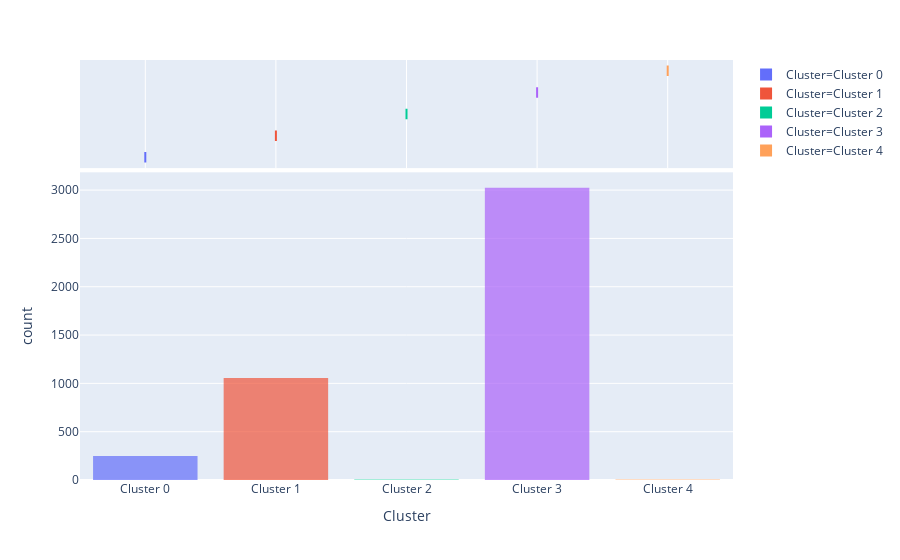

The cell this chart's notebook holds for it:
### Code cell
plot_model(kmeans, plot = 'distribution') #to see size of clusters

### Figure 1 — Plotly figure (JSON) as saved in the notebook; plotly's stock layout.template omitted (floating-point values rounded to 4 significant figures; data arrays with more than 128 entries replaced by an {"elided": "..."} marker saying what was removed)
{"data": [{"alignmentgroup": "True", "bingroup": "x", "hoverlabel": {"namelength": 0}, "hovertemplate": "Cluster=%{x}<br>count=%{y}", "legendgroup": "Cluster=Cluster 0", "marker": {"color": "#636efa", "opacity": 0.7}, "name": "Cluster=Cluster 0", "offsetgroup": "Cluster=Cluster 0", "orientation": "v", "showlegend": true, "type": "histogram", "x": {"elided": "249 str values"}, "xaxis": "x", "yaxis": "y"}, {"alignmentgroup": "True", "customdata": {"elided": "249x5 mixed values"}, "hoverlabel": {"namelength": 0}, "hovertemplate": "Cluster=%{customdata[4]}<br>CustomerID=%{customdata[0]}<br>recency=%{customdata[1]}<br>frequency=%{customdata[2]}<br>monetary_value=%{customdata[3]}", "legendgroup": "Cluster=Cluster 0", "marker": {"color": "#636efa"}, "name": "Cluster=Cluster 0", "notched": true, "offsetgroup": "Cluster=Cluster 0", "showlegend": false, "type": "box", "x": {"elided": "249 str values"}, "xaxis": "x2", "yaxis": "y2"}, {"alignmentgroup": "True", "bingroup": "x", "hoverlabel": {"namelength": 0}, "hovertemplate": "Cluster=%{x}<br>count=%{y}", "legendgroup": "Cluster=Cluster 1", "marker": {"color": "#EF553B", "opacity": 0.7}, "name": "Cluster=Cluster 1", "offsetgroup": "Cluster=Cluster 1", "orientation": "v", "showlegend": true, "type": "histogram", "x": {"elided": "1055 str values"}, "xaxis": "x", "yaxis": "y"}, {"alignmentgroup": "True", "customdata": {"elided": "1055x5 mixed values"}, "hoverlabel": {"namelength": 0}, "hovertemplate": "Cluster=%{customdata[4]}<br>CustomerID=%{customdata[0]}<br>recency=%{customdata[1]}<br>frequency=%{customdata[2]}<br>monetary_value=%{customdata[3]}", "legendgroup": "Cluster=Cluster 1", "marker": {"color": "#EF553B"}, "name": "Cluster=Cluster 1", "notched": true, "offsetgroup": "Cluster=Cluster 1", "showlegend": false, "type": "box", "x": {"elided": "1055 str values"}, "xaxis": "x2", "yaxis": "y2"}, {"alignmentgroup": "True", "bingroup": "x", "hoverlabel": {"namelength": 0}, "hovertemplate": "Cluster=%{x}<br>count=%{y}", "legendgroup": "Cluster=Cluster 2", "marker": {"color": "#00cc96", "opacity": 0.7}, "name": "Cluster=Cluster 2", "offsetgroup": "Cluster=Cluster 2", "orientation": "v", "showlegend": true, "type": "histogram", "x": ["Cluster 2", "Cluster 2", "Cluster 2", "Cluster 2"], "xaxis": "x", "yaxis": "y"}, {"alignmentgroup": "True", "customdata": [[12748, 0, 4413, 33050.0, "Cluster 2"], [14096, 4, 5111, 65160.0, "Cluster 2"], [14911, 1, 5672, 143700.0, "Cluster 2"], [17841, 1, 7676, 40520.0, "Cluster 2"]], "hoverlabel": {"namelength": 0}, "hovertemplate": "Cluster=%{customdata[4]}<br>CustomerID=%{customdata[0]}<br>recency=%{customdata[1]}<br>frequency=%{customdata[2]}<br>monetary_value=%{customdata[3]}", "legendgroup": "Cluster=Cluster 2", "marker": {"color": "#00cc96"}, "name": "Cluster=Cluster 2", "notched": true, "offsetgroup": "Cluster=Cluster 2", "showlegend": false, "type": "box", "x": ["Cluster 2", "Cluster 2", "Cluster 2", "Cluster 2"], "xaxis": "x2", "yaxis": "y2"}, {"alignmentgroup": "True", "bingroup": "x", "hoverlabel": {"namelength": 0}, "hovertemplate": "Cluster=%{x}<br>count=%{y}", "legendgroup": "Cluster=Cluster 3", "marker": {"color": "#ab63fa", "opacity": 0.7}, "name": "Cluster=Cluster 3", "offsetgroup": "Cluster=Cluster 3", "orientation": "v", "showlegend": true, "type": "histogram", "x": {"elided": "3025 str values"}, "xaxis": "x", "yaxis": "y"}, {"alignmentgroup": "True", "customdata": {"elided": "3025x5 mixed values"}, "hoverlabel": {"namelength": 0}, "hovertemplate": "Cluster=%{customdata[4]}<br>CustomerID=%{customdata[0]}<br>recency=%{customdata[1]}<br>frequency=%{customdata[2]}<br>monetary_value=%{customdata[3]}", "legendgroup": "Cluster=Cluster 3", "marker": {"color": "#ab63fa"}, "name": "Cluster=Cluster 3", "notched": true, "offsetgroup": "Cluster=Cluster 3", "showlegend": false, "type": "box", "x": {"elided": "3025 str values"}, "xaxis": "x2", "yaxis": "y2"}, {"alignmentgroup": "True", "bingroup": "x", "hoverlabel": {"namelength": 0}, "hovertemplate": "Cluster=%{x}<br>count=%{y}", "legendgroup": "Cluster=Cluster 4", "marker": {"color": "#FFA15A", "opacity": 0.7}, "name": "Cluster=Cluster 4", "offsetgroup": "Cluster=Cluster 4", "orientation": "v", "showlegend": true, "type": "histogram", "x": ["Cluster 4", "Cluster 4", "Cluster 4", "Cluster 4", "Cluster 4", "Cluster 4"], "xaxis": "x", "yaxis": "y"}, {"alignmentgroup": "True", "customdata": [[17450, 8, 336, 194400.0, "Cluster 4"], [18102, 0, 431, 259700.0, "Cluster 4"], [12415, 24, 716, 124900.0, "Cluster 4"], [14156, 9, 1395, 117200.0, "Cluster 4"], [14646, 1, 2080, 280200.0, "Cluster 4"], [16446, 0, 3, 168500.0, "Cluster 4"]], "hoverlabel": {"namelength": 0}, "hovertemplate": "Cluster=%{customdata[4]}<br>CustomerID=%{customdata[0]}<br>recency=%{customdata[1]}<br>frequency=%{customdata[2]}<br>monetary_value=%{customdata[3]}", "legendgroup": "Cluster=Cluster 4", "marker": {"color": "#FFA15A"}, "name": "Cluster=Cluster 4", "notched": true, "offsetgroup": "Cluster=Cluster 4", "showlegend": false, "type": "box", "x": ["Cluster 4", "Cluster 4", "Cluster 4", "Cluster 4", "Cluster 4", "Cluster 4"], "xaxis": "x2", "yaxis": "y2"}], "layout": {"barmode": "relative", "legend": {"tracegroupgap": 0}, "margin": {"t": 60}, "xaxis": {"anchor": "y", "categoryarray": ["Cluster 0", "Cluster 1", "Cluster 2", "Cluster 3", "Cluster 4"], "categoryorder": "array", "domain": [0, 1], "title": {"text": "Cluster"}}, "xaxis2": {"anchor": "y2", "domain": [0, 1], "matches": "x", "showgrid": true, "showticklabels": false}, "yaxis": {"anchor": "x", "domain": [0, 0.7326], "title": {"text": "count"}}, "yaxis2": {"anchor": "x2", "domain": [0.7426, 1], "matches": "y2", "showgrid": false, "showline": false, "showticklabels": false, "ticks": ""}}}
